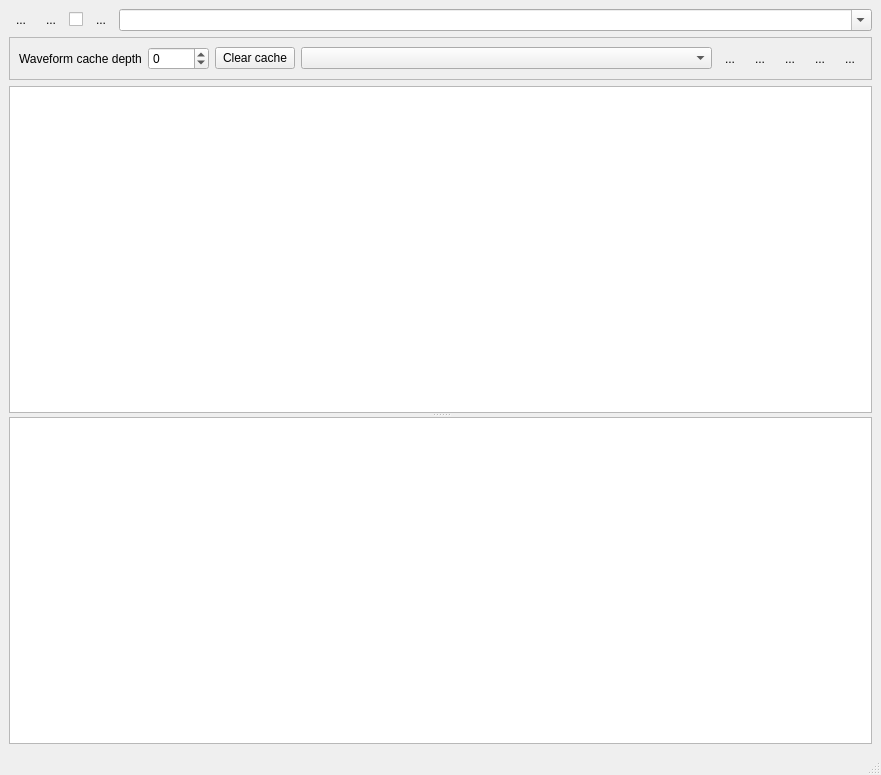
<?xml version="1.0" encoding="UTF-8"?>
<ui version="4.0">
 <class>AWGWindow</class>
 <widget class="QMainWindow" name="AWGWindow">
  <property name="geometry">
   <rect>
    <x>0</x>
    <y>0</y>
    <width>881</width>
    <height>775</height>
   </rect>
  </property>
  <property name="windowTitle">
   <string>AWG</string>
  </property>
  <property name="windowIcon">
   <iconset resource="Experiment.qrc">
    <normaloff>:/other/icons/AWG.png</normaloff>:/other/icons/AWG.png</iconset>
  </property>
  <widget class="QWidget" name="centralwidget">
   <layout class="QVBoxLayout" name="verticalLayout">
    <item>
     <layout class="QHBoxLayout" name="horizontalLayout_2">
      <item>
       <widget class="QToolButton" name="reloadButton">
        <property name="toolTip">
         <string>reload</string>
        </property>
        <property name="text">
         <string>...</string>
        </property>
        <property name="icon">
         <iconset resource="Experiment.qrc">
          <normaloff>:/openicon/icons/document-revert-5.png</normaloff>:/openicon/icons/document-revert-5.png</iconset>
        </property>
        <property name="autoRaise">
         <bool>true</bool>
        </property>
       </widget>
      </item>
      <item>
       <widget class="QToolButton" name="saveButton">
        <property name="toolTip">
         <string>Save current</string>
        </property>
        <property name="text">
         <string notr="true">...</string>
        </property>
        <property name="icon">
         <iconset resource="Experiment.qrc">
          <normaloff>:/kde/icons/filesave.png</normaloff>:/kde/icons/filesave.png</iconset>
        </property>
        <property name="iconSize">
         <size>
          <width>16</width>
          <height>16</height>
         </size>
        </property>
        <property name="autoRaise">
         <bool>true</bool>
        </property>
       </widget>
      </item>
      <item>
       <widget class="QCheckBox" name="autoSaveCheckBox">
        <property name="sizePolicy">
         <sizepolicy hsizetype="Fixed" vsizetype="Fixed">
          <horstretch>0</horstretch>
          <verstretch>0</verstretch>
         </sizepolicy>
        </property>
        <property name="toolTip">
         <string>autosave</string>
        </property>
        <property name="text">
         <string/>
        </property>
       </widget>
      </item>
      <item>
       <widget class="QToolButton" name="removeButton">
        <property name="minimumSize">
         <size>
          <width>0</width>
          <height>0</height>
         </size>
        </property>
        <property name="text">
         <string>...</string>
        </property>
        <property name="icon">
         <iconset resource="Experiment.qrc">
          <normaloff>:/openicon/icons/edit-clear-locationbar-ltr.png</normaloff>:/openicon/icons/edit-clear-locationbar-ltr.png</iconset>
        </property>
        <property name="iconSize">
         <size>
          <width>16</width>
          <height>16</height>
         </size>
        </property>
        <property name="autoRaise">
         <bool>true</bool>
        </property>
       </widget>
      </item>
      <item>
       <widget class="QComboBox" name="settingsComboBox">
        <property name="contextMenuPolicy">
         <enum>Qt::ActionsContextMenu</enum>
        </property>
        <property name="editable">
         <bool>true</bool>
        </property>
        <property name="maxVisibleItems">
         <number>100</number>
        </property>
       </widget>
      </item>
     </layout>
    </item>
    <item>
     <widget class="QFrame" name="fileFrame">
      <property name="frameShape">
       <enum>QFrame::StyledPanel</enum>
      </property>
      <property name="frameShadow">
       <enum>QFrame::Raised</enum>
      </property>
      <layout class="QHBoxLayout" name="horizontalLayout">
       <item>
        <widget class="QLabel" name="label">
         <property name="text">
          <string>Waveform cache depth</string>
         </property>
        </widget>
       </item>
       <item>
        <widget class="QSpinBox" name="cacheDepthSpinBox">
         <property name="toolTip">
          <string>&lt;html&gt;&lt;head/&gt;&lt;body&gt;&lt;p&gt;number of waveforms to cache. Increasing this number makes evaluation faster, at the expense of memory usage. A value less than zero indicates an unbounded cache.&lt;/p&gt;&lt;/body&gt;&lt;/html&gt;</string>
         </property>
         <property name="minimum">
          <number>-1</number>
         </property>
         <property name="maximum">
          <number>10000</number>
         </property>
        </widget>
       </item>
       <item>
        <widget class="QPushButton" name="clearCacheButton">
         <property name="text">
          <string>Clear cache</string>
         </property>
        </widget>
       </item>
       <item>
        <widget class="QComboBox" name="filenameComboBox">
         <property name="sizePolicy">
          <sizepolicy hsizetype="Expanding" vsizetype="Fixed">
           <horstretch>0</horstretch>
           <verstretch>0</verstretch>
          </sizepolicy>
         </property>
         <property name="editable">
          <bool>false</bool>
         </property>
         <property name="maxVisibleItems">
          <number>100</number>
         </property>
        </widget>
       </item>
       <item>
        <widget class="QToolButton" name="removeFileButton">
         <property name="toolTip">
          <string>remove file from list (not from disk)</string>
         </property>
         <property name="text">
          <string>...</string>
         </property>
         <property name="icon">
          <iconset resource="Experiment.qrc">
           <normaloff>:/openicon/icons/edit-clear-locationbar-rtl.png</normaloff>:/openicon/icons/edit-clear-locationbar-rtl.png</iconset>
         </property>
         <property name="autoRaise">
          <bool>true</bool>
         </property>
        </widget>
       </item>
       <item>
        <widget class="QToolButton" name="newFileButton">
         <property name="toolTip">
          <string>create new file</string>
         </property>
         <property name="text">
          <string>...</string>
         </property>
         <property name="icon">
          <iconset resource="Experiment.qrc">
           <normaloff>:/other/icons/document-new-icon.png</normaloff>:/other/icons/document-new-icon.png</iconset>
         </property>
         <property name="autoRaise">
          <bool>true</bool>
         </property>
        </widget>
       </item>
       <item>
        <widget class="QToolButton" name="openFileButton">
         <property name="toolTip">
          <string>open file</string>
         </property>
         <property name="text">
          <string>...</string>
         </property>
         <property name="icon">
          <iconset resource="Experiment.qrc">
           <normaloff>:/openicon/icons/document-open-5.png</normaloff>:/openicon/icons/document-open-5.png</iconset>
         </property>
         <property name="autoRaise">
          <bool>true</bool>
         </property>
        </widget>
       </item>
       <item>
        <widget class="QToolButton" name="saveFileButton">
         <property name="toolTip">
          <string>save table to file</string>
         </property>
         <property name="text">
          <string>...</string>
         </property>
         <property name="icon">
          <iconset resource="Experiment.qrc">
           <normaloff>:/kde/icons/filesave.png</normaloff>:/kde/icons/filesave.png</iconset>
         </property>
         <property name="shortcut">
          <string>Ctrl+S</string>
         </property>
         <property name="autoRaise">
          <bool>true</bool>
         </property>
        </widget>
       </item>
       <item>
        <widget class="QToolButton" name="reloadFileButton">
         <property name="toolTip">
          <string>revert to file</string>
         </property>
         <property name="text">
          <string>...</string>
         </property>
         <property name="icon">
          <iconset resource="Experiment.qrc">
           <normaloff>:/openicon/icons/document-revert-5.png</normaloff>:/openicon/icons/document-revert-5.png</iconset>
         </property>
         <property name="autoRaise">
          <bool>true</bool>
         </property>
        </widget>
       </item>
      </layout>
     </widget>
    </item>
    <item>
     <widget class="QSplitter" name="splitter">
      <property name="orientation">
       <enum>Qt::Vertical</enum>
      </property>
      <widget class="QTableView" name="tableView"/>
      <widget class="ParameterTree" name="programmingOptionsTreeWidget">
       <attribute name="headerVisible">
        <bool>false</bool>
       </attribute>
       <column>
        <property name="text">
         <string notr="true">1</string>
        </property>
       </column>
      </widget>
     </widget>
    </item>
   </layout>
  </widget>
  <widget class="QMenuBar" name="menubar">
   <property name="geometry">
    <rect>
     <x>0</x>
     <y>0</y>
     <width>881</width>
     <height>21</height>
    </rect>
   </property>
  </widget>
  <widget class="QStatusBar" name="statusbar"/>
 </widget>
 <customwidgets>
  <customwidget>
   <class>ParameterTree</class>
   <extends>QTreeWidget</extends>
   <header>pyqtgraph.parametertree</header>
  </customwidget>
 </customwidgets>
 <resources>
  <include location="Experiment.qrc"/>
 </resources>
 <connections/>
</ui>
